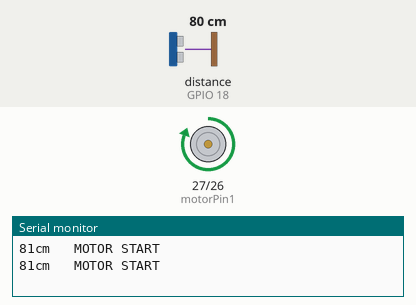
Recording of a sketch running on a simulated ESP32. Shown: motor-driver pin pairs drawn as motors (green arrow = first pin HIGH = forward, orange = second pin HIGH = backward, longer = more drive), the last lines printed to the serial monitor. Wiring (inferred from the names in the program): ultrasonic range finder: trigger GPIO 5; echo GPIO 18. The test bench sets the inputs (shaded band); at power-on: distance to the obstacle (sensor on GPIO 18) 80 cm. The echo pulse lasts 58.3 µs per cm.

Above: at 1.8 s.
1.9 s: distance to the obstacle (sensor on GPIO 18) set to 22 cm
3.4 s: distance to the obstacle (sensor on GPIO 18) set to 17 cm
At 4.9 s:
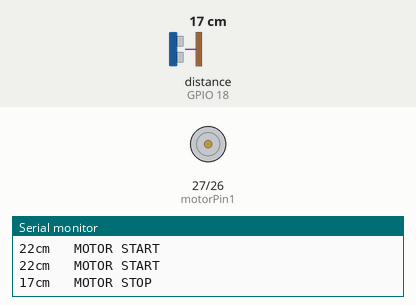
5.5 s: distance to the obstacle (sensor on GPIO 18) set to 35 cm
At 6.6 s:
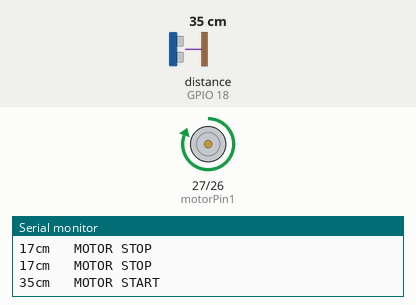
7.5 s: distance to the obstacle (sensor on GPIO 18) set to 2 cm
At 8.3 s:
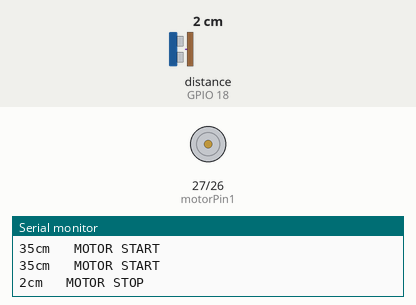
Timing chart, 0 to 10.5 s (numbered marks = the images above; inputs shaded):
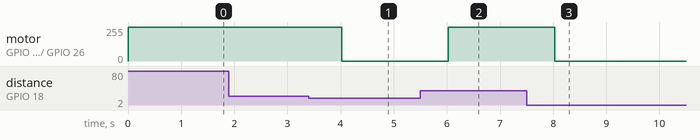

The sketch:

Ult_v_Drive_copy_20231014184203.ino
```cpp
const int trig = 5;
const int echo = 18;
int motorPin1 = 27;
int motorPin2 = 26;
int duration = 0;
int distance = 0;
void setup()
{
  pinMode(trig , OUTPUT);
  pinMode(echo , INPUT);
  pinMode(motorPin1 , OUTPUT);
  pinMode(motorPin2 , OUTPUT);
  Serial.begin(9600);

}

void loop() {
  digitalWrite(trig , HIGH);
  delayMicroseconds(1000);
  digitalWrite(trig , LOW);

  duration = pulseIn(echo , HIGH);
  distance = (duration / 2) / 28.5 ;// calculate distance in CM
  //Serial.println(distance);

  if ( distance < 20 ) {
    Serial.print(distance);

    digitalWrite(motorPin1, LOW);
    digitalWrite(motorPin2 , LOW);
    Serial.println("cm   MOTOR STOP");
    delay(1000);
  }
  else{
    Serial.print(distance);
    digitalWrite(motorPin1, HIGH);
    digitalWrite(motorPin2 , LOW);
    Serial.println("cm   MOTOR START");
    delay(1000);
  }
}
```

Measured:
- the behaviour switches between 20 and 19 cm on distance to the obstacle (sensor on GPIO 18) (found by bisection; images 0 and 1)
- after the input at 3.4 s, motor on GPIO 27 (motorPin1) / GPIO 26 (motorPin2): forward 255/255 → stopped after 0.62 s
- after the input at 5.5 s, motor on GPIO 27 (motorPin1) / GPIO 26 (motorPin2): stopped → forward 255/255 after 0.53 s
- after the input at 7.5 s, motor on GPIO 27 (motorPin1) / GPIO 26 (motorPin2): forward 255/255 → stopped after 0.53 s
